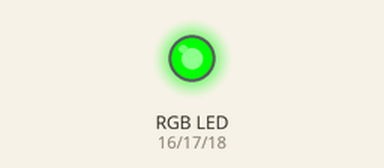
A sketch run on a simulated ESP32. On the bench: an RGB LED mixed from three pins (HIGH = lit).

Above: at 2.0 s.
At 9.0 s:
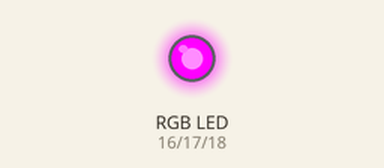
At 11.5 s:
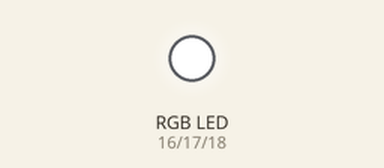
Timing chart, 0 to 16.9 s (numbered marks = the images above):
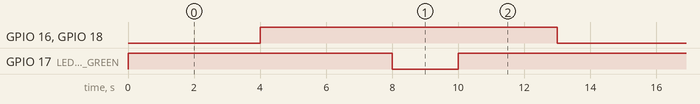

Measured:
- by itself, GPIO 16 (LED_BUILTIN_RED), GPIO 18 (LED_BUILTIN_BLUE): alternates HIGH for 9.0 s and LOW for 4.0 s
- by itself, GPIO 17 (LED_BUILTIN_GREEN): repeats every 13.0 s: LOW 2.0 s, HIGH 11.0 s
- by itself, everything shown: repeats every 13.0 s, in 4 steps

The sketch:

esp-arduino-mkr-zero-colors.ino
```cpp
/*


  | Last Name | First Name | Username  | color0  | color1 | color1On | color1Off | color2On | color2Off |
  | --------- | ---------- | --------- | ------- | ------ | -------- | --------- | -------- | --------- |
  | Mutton    | Eric       | ejm190004 | magenta | white  | 4        | 4         | 2        | 3         |

  Lab 1 Colors

  Demonstrates usage of onboard RGB LED on some ESP dev boards.

  Calling digitalWrite(RGB_BUILTIN, HIGH) will use hidden RGB driver.

  RGBLedWrite demonstrates control of each channel:
  void neopixelWrite(uint8_t pin, uint8_t red_val, uint8_t green_val, uint8_t blue_val)

  WARNING: After using digitalWrite to drive RGB LED it will be impossible to drive the same pin
    with normal HIGH/LOW level
*/
#ifdef ARDUINO_ESP32_DEV
#define LED_BUILTIN_RED 16
#define LED_BUILTIN_GREEN 17
#define LED_BUILTIN_BLUE 18
#endif
struct ColorScheme {
  uint8_t off[3];
  uint8_t magenta[3];
  uint8_t white[3];
} colorScheme;
void setLEDColor(uint8_t channels[]) {
  // ESP32-C3-DevKitM-1U
#ifdef ARDUINO_ESP32C3_DEV
  neopixelWrite(RGB_BUILTIN, channels[0], channels[1], channels[2]);
  // Arduino MKR Zero
#elif defined ARDUINO_SAMD_MKRZERO
  // Board has no onboard RGB, toggle LED with any channel
  digitalWrite(LED_BUILTIN, channels[0] | channels[1] | channels[2]);
  // EZSBC IOT Controller
#elif defined ARDUINO_ESP32_DEV
  digitalWrite(LED_BUILTIN_RED, !channels[0]);
  digitalWrite(LED_BUILTIN_GREEN, !channels[1]);
  digitalWrite(LED_BUILTIN_BLUE, !channels[2]);
#endif
}

void setup() {
  // EZSBC IOT Controller
#ifdef ARDUINO_ESP32_DEV
  pinMode(LED_BUILTIN_RED, OUTPUT);    // RED
  pinMode(LED_BUILTIN_GREEN, OUTPUT);  // GREEN
  pinMode(LED_BUILTIN_BLUE, OUTPUT);   // BLUE
  // ESP32-C3-DevKitM-1U RMT HAL handles Neopixel
  // Arduino MKR Zero
#elif defined ARDUINO_SAMD_MKRZERO
  pinMode(LED_BUILTIN, OUTPUT);  // AMBER
#endif
  colorScheme = {
    .off = { LOW, LOW, LOW },
    .magenta = { HIGH, LOW, HIGH },  // color0
    .white = { LOW, HIGH, LOW }      // color1
  };
}

// the loop function runs over and over again forever
void loop() {
  setLEDColor(colorScheme.magenta);
  delay(4000);
  setLEDColor(colorScheme.off);
  delay(4000);
  setLEDColor(colorScheme.white);
  delay(2000);
  setLEDColor(colorScheme.off);
  delay(3000);
}
```
